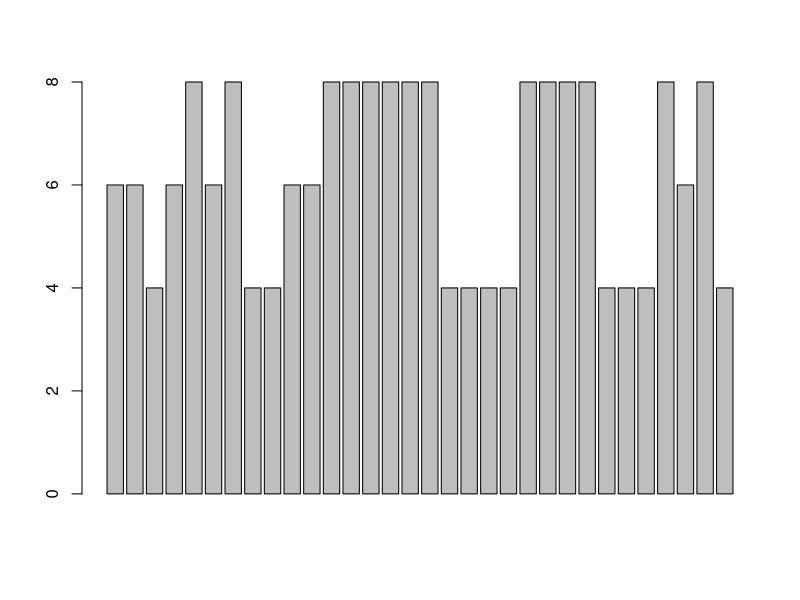
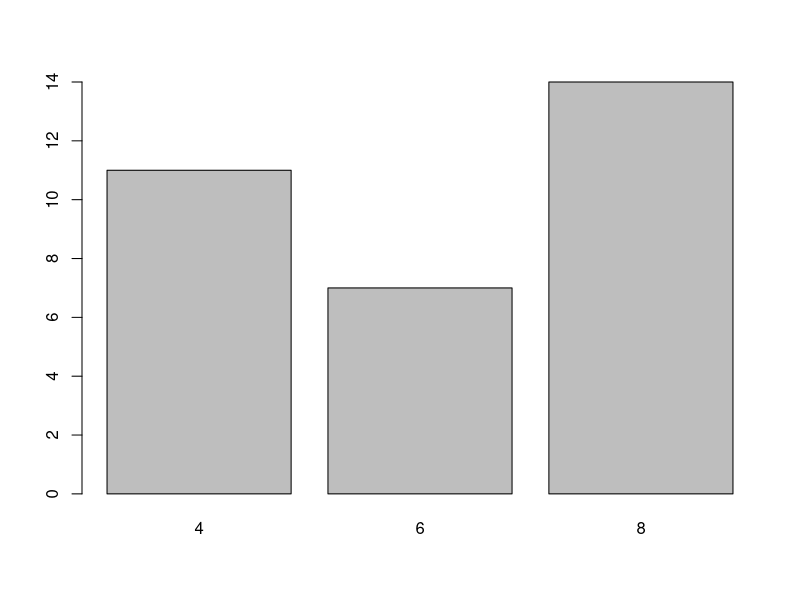
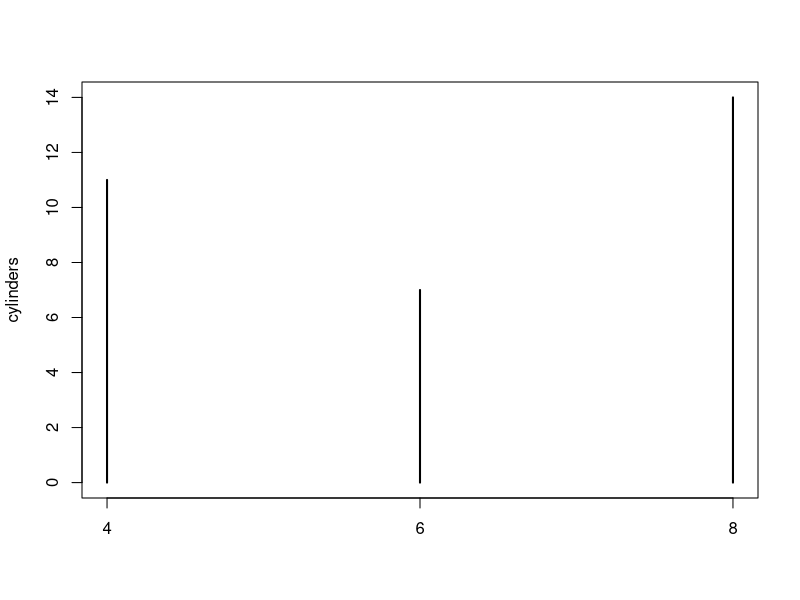
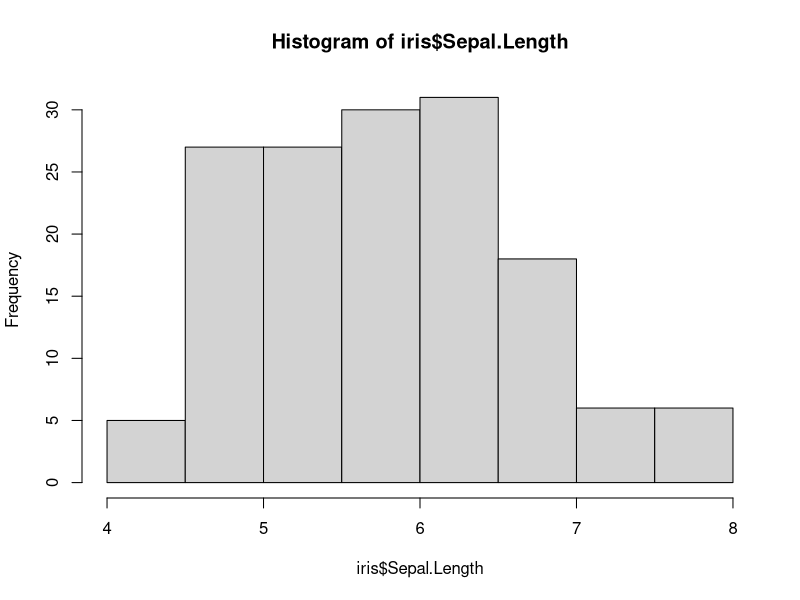
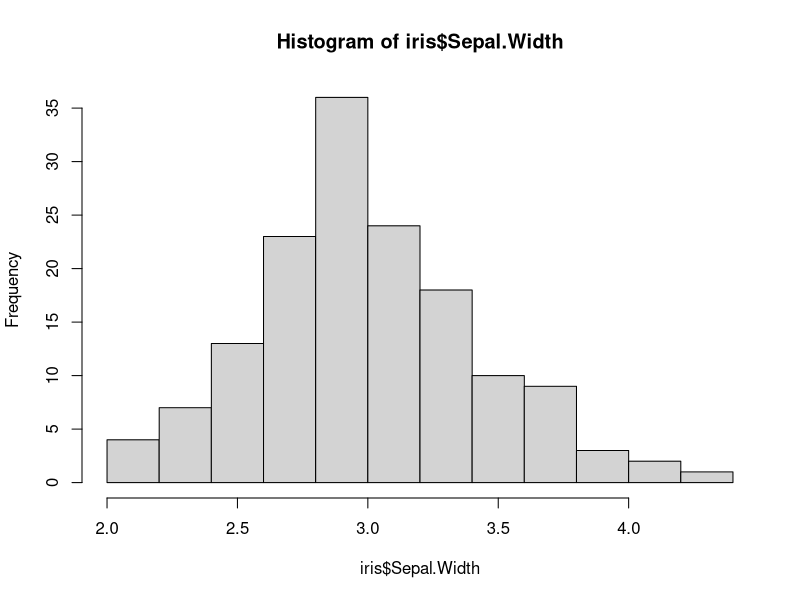
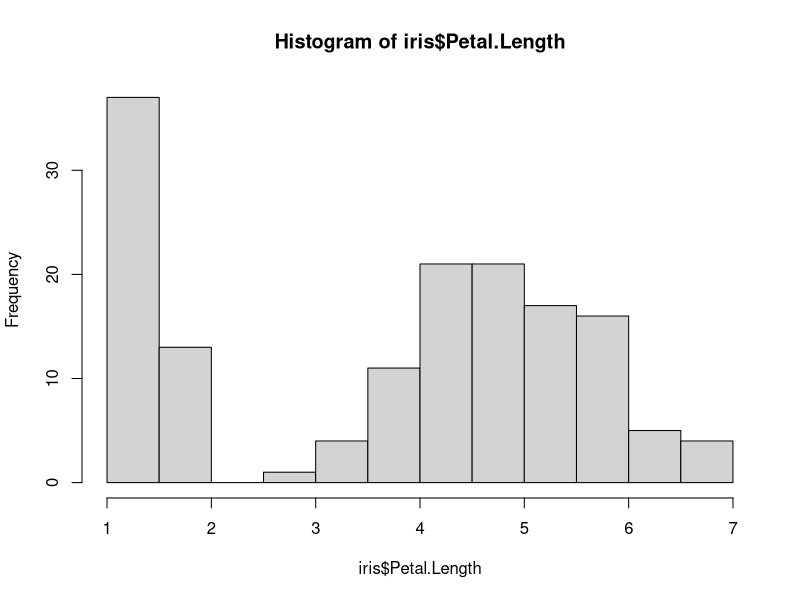
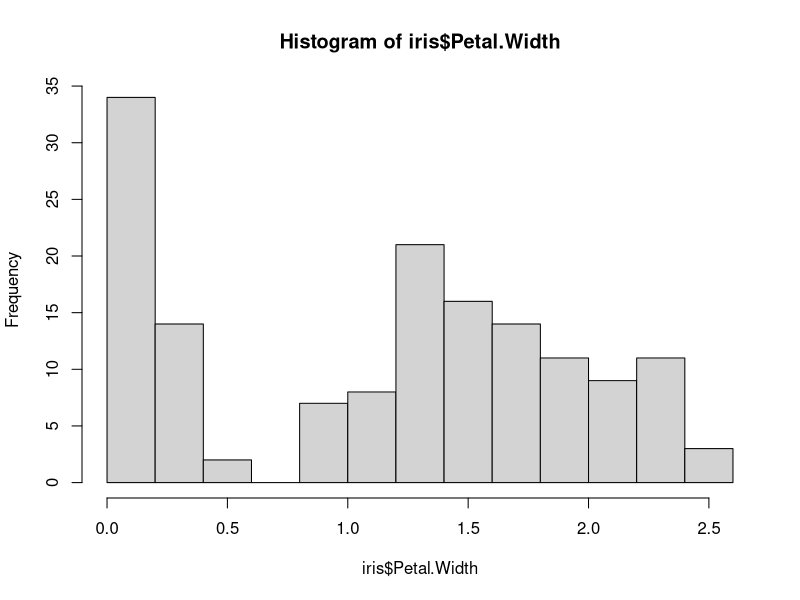
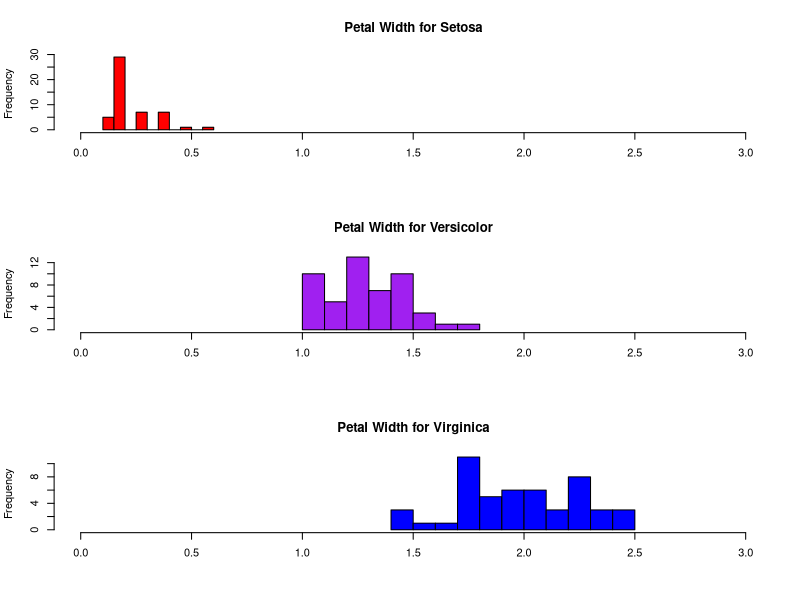

Write R code to recreate these figures, in order.
# 1. Barchart ----

# LOAD DATASETS PACKAGES ####
rm(list = ls())

library(datasets)

# LOAD DATA ################################################

?mtcars
head(mtcars)

# BAR CHARTS ###############################################

barplot(mtcars$cyl)             # Doesn't work

# Need a table with frequencies for each category
cylinders <- table(mtcars$cyl)  # Create table
cylinders
barplot(cylinders)              # Bar chart
plot(cylinders)                 # Default X-Y plot (lines)

# CLEAN UP #################################################

# 2. Histograms ----
# LOAD DATA ################################################

?iris
head(iris)

# BASIC HISTOGRAMS #########################################

hist(iris$Sepal.Length)
hist(iris$Sepal.Width)
hist(iris$Petal.Length)
hist(iris$Petal.Width)

# HISTOGRAM BY GROUP #######################################

# Put graphs in 3 rows and 1 column
par(mfrow = c(3, 1))

# Histograms for each species using options
hist(iris$Petal.Width[iris$Species == "setosa"],
     xlim = c(0, 3),
     breaks = 9,
     main = "Petal Width for Setosa",
     xlab = "",
     col = "red")

hist(iris$Petal.Width [iris$Species == "versicolor"],
     xlim = c(0, 3),
     breaks = 9,
     main = "Petal Width for Versicolor",
     xlab = "",
     col = "purple")

hist(iris$Petal.Width [iris$Species == "virginica"],
     xlim = c(0, 3),
     breaks = 9,
     main = "Petal Width for Virginica",
     xlab = "",
     col = "blue")

# Restore graphic parameter
par(mfrow=c(1, 1))

# 3. Scatterplot ----
# LOAD DATA ################################################

?mtcars
head(mtcars)

# PLOTS ####################################################

# Good to first check univariate distributions
hist(mtcars$wt)
hist(mtcars$mpg)

# Basic X-Y plot for two quantitative variables
plot(mtcars$wt, mtcars$mpg)

# Add some options
plot(mtcars$wt, mtcars$mpg,
     pch = 19,         # Solid circle
     cex = 1.5,        # Make 150% size
     col = "#cc0000",  # Red
     main = "MPG as a Function of Weight of Cars",
     xlab = "Weight (in 1000 pounds)",
     ylab = "MPG")

# boxplot
par(mar=c(7,5,1,1)) # more space to labels
boxplot(iris,las=2)

# LOAD DATA ################################################

# 4. Overlaying plots ----

# Annual Canadian Lynx trappings 1821-1934
?lynx
head(lynx)

# HISTOGRAM ################################################

# Default
hist(lynx)

# Add some options
hist(lynx,
     breaks = 14,          # "Suggests" 14 bins
     freq   = FALSE,       # Axis shows density, not freq.
     col    = "thistle1",  # Color for histogram
     main   = paste("Histogram of Annual Canadian Lynx",
                    "Trappings, 1821-1934"),
     xlab   = "Number of Lynx Trapped")

# Add a normal distribution
curve(dnorm(x, mean = mean(lynx), sd = sd(lynx)),
      col = "thistle4",  # Color of curve
      lwd = 2,           # Line width of 2 pixels
      add = TRUE)        # Superimpose on previous graph

# Add two kernel density estimators
lines(density(lynx), col = "blue", lwd = 2)
lines(density(lynx, adjust = 3), col = "purple", lwd = 2)

# Add a rug plot
rug(lynx, lwd = 2, col = "gray")
